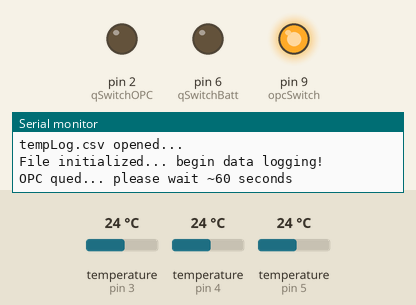
The sketch below on a simulated Arduino Uno, built with avr-gcc and run on an emulated ATmega328P. Parts: output pins drawn as LEDs (lit = HIGH), the last lines printed to the serial monitor. Inputs (shaded band) come from the test bench; at power-on: temperature (sensors on pin 3, pin 4, pin 5) 24 °C. Storage starts empty.

Above: at 0.2 s.
At 2.5 s:
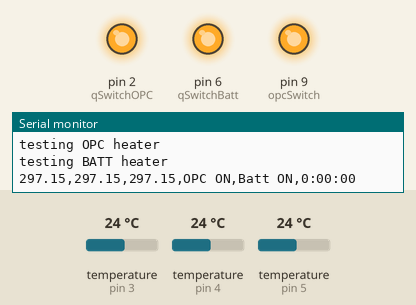
Timing chart, 0 to 67.1 s (numbered marks = the images above):
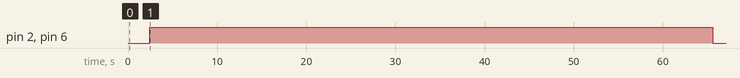

Measured:
- by itself, pin 2 (qSwitchOPC), pin 6 (qSwitchBatt): LOW → HIGH at 2.4 s, → LOW 63.1 s later

The sketch:

OPC_v2.ino
```cpp
/*
Joseph Habeck, May 2018

Last edited:
  Jack Stutler 6/5/2018
    - Added two more Dallas digital temperature sensors and 1 more heater pad

Version 1: STAND-ALONE MODE

Summary: code to run the OPC-N2 in STAND-ALONE MODE. This code builds off of HeaterV2.ino
         but adds another relay switch to turn on the OPC. Includes digital temperature sensors
         to monitor OPC, battery and atmospheric temperatures. Monitors OPC and battery
         temperatures and turns on heating pads for the OPC and battery if needed independently.

The circuit includes:
-- Arduino Uno
-- Sparkfun micro SD shield (chip select pin = 8)
-- TE OUAZ-SH-105D relay switch (digital pin 2)
-- TE OUAZ-SH-105D relay switch (digital pin 6)
-- Dallas digital temperature sensor (digital pin 3)
-- Dallas digital temperature sensor (digital pin 4)
-- Dallas digital temperature sensor (digital pin 5)
-- (2) 9v battery power supply
-- GoPro battery pack
-- Alphasense OPC-N2
 */


#include <SPI.h>
#include <SD.h>

// Used for Dallas temp sensor:
#include <OneWire.h>
#include <DallasTemperature.h>
#define ONE_WIRE_BUS 3
#define TWO_WIRE_BUS 4
#define THREE_WIRE_BUS 5

OneWire oneWireOne(ONE_WIRE_BUS);
OneWire oneWireTwo(TWO_WIRE_BUS);
OneWire oneWireThree(THREE_WIRE_BUS);

DallasTemperature sensors1(&oneWireOne);        // Temp sensor for OPC
DallasTemperature sensors2(&oneWireTwo);        // Temp sensor for Battery
DallasTemperature sensors3(&oneWireThree);      // Temp sensor for Atmosphere
//
int x = 1;

// Set pins
int tPin1 = 3;                    // set digital pin 3 (digital temp sensor) OPC
int tPin2 = 4;                    // set digital pin 4 (digital temp sensor) BATT
int tPin3 = 5;                    // set digital pin 5 (digital temp sensor) Atmos.
int qSwitchOPC = 2;               // set digital pin 2 (OPC heater relay 1)
int qSwitchBatt = 6;              // set digital pin 6 (Battery relay 2)
int opcSwitch = 9;                // set digiral pin 9 (OPC relay)

// Define variables
float t1;                         // OPC temp (digital)
float t2;                         // Battery temp (digital)
float t3;                         // outside temp (digital)
float samp_freq=1400;             // sampling frequency (ms)
float t_low = 283;                // critical low temp (heater turns ON if t1,t2 < t_low)
float t_high = 289;               // critical high temp (heater turns OFF if t1,t2 > t_high)
int hold1;                        // used for OPC heater switch
int hold2;                        // used for Battery heater switch

// More variables
String data;                      // used for data logging
String heaterStatusOPC;           // used for data logging; will be "OPC ON" or "OPC OFF"
String heaterStatusBatt;          // used for data logging; will be "Batt ON" or "Batt OFF"
String filename = "tempLog.csv";  // file name that data wil be written to
const int CS = 8;                 // CS pin on SD card
File tempLog;                     // file that data is written to
unsigned long FT;                 // flight-time

// Setup
void setup() {
  Serial.begin(9600);             // open serial port

  // Initialize sensor objects
  sensors1.begin();
  sensors2.begin();
  sensors3.begin();

  // Initalize digital pins:
  pinMode(tPin1, INPUT);  // OPC
  pinMode(tPin2, INPUT);  // Battery
  pinMode(tPin3, INPUT);  // Outside world
  pinMode(qSwitchOPC, OUTPUT);
  pinMode(qSwitchBatt, OUTPUT);
  pinMode(opcSwitch, OUTPUT);

  // Open serial port(s):
  while (!Serial){
    ; // wait for serial port to connect
  }

  Serial.print("Initializing SD card...");

  // Check if card is present/initalized:
  if (!SD.begin(CS)){
  Serial.println("card initialization FAILED - something is wrong..."); // card not present or initialization failed
  while (1); // dont do anything more
  }

  Serial.println("card initialization PASSED... bon voyage!"); // initialization successful

  // Initialize file:
  tempLog = SD.open(filename, FILE_WRITE); // open file

  if (tempLog) {
    Serial.println( filename + " opened...");
    tempLog.println("Temperature 1 (OPC) (K), Temperature 2 (Battery) (K), Temperature 3 (atmos.) (K), OPC Heater Status, Batt. Heater Status, Flight Time (hour:min:sec)"); // file heading
    tempLog.close();
    Serial.println("File initialized... begin data logging!");
  }
  else {
    Serial.println("error opening file");
    return;
  }
  digitalWrite(opcSwitch, HIGH);  // power on OPC
  Serial.println("OPC qued... please wait ~60 seconds"); // (OPC takes approx. 60 sec to turn on in Standalone mode)
}


void loop() {
  FT = millis() / 1000; // set flight-time variable to Arduino internal clock

  // Request temperatures for all sensors
  sensors1.requestTemperatures();
  sensors2.requestTemperatures();
  sensors3.requestTemperatures();

  ////////// Temperature monitoring //////////

  t1 = sensors1.getTempCByIndex(0);        // OPC digital temp in celcius
  t1 = t1 + 273.15;
  t2 = sensors2.getTempCByIndex(0);        // Battery digital temp in celcius
  t2 = t2 + 273.15;
  t3 = sensors3.getTempCByIndex(0);        // Outside world digital temp in celcius
  t3 = t3 + 273.15;

  ////////// Heater operation //////////

// "test-fire" heater after Arduino clock has started; NOTE heater does not depend on temperature values during this time!
  if (FT<(60)){
   digitalWrite(qSwitchOPC, HIGH);
   heaterStatusOPC = "OPC ON";
   Serial.println("testing OPC heater");

   digitalWrite(qSwitchBatt, HIGH);
   heaterStatusBatt = "Batt ON";
   Serial.println("testing BATT heater");
  }

// compare digital temp. to critical temp.:
  else{
    // Check OPC temp
    if (t1 < t_low){
      hold1 = 1; // if OPC temperature is below low critical temperature
    }
    if (t1 > t_high){
      hold1 = 0; // if OPC temperature is above high critical temperature
    }
    // Check Battery temp
    if (t2 < t_low){
      hold2 = 1; // if Batt temperature is below low critical temperature
    }
    if (t2 > t_high){
      hold2 = 0; // if Batt temperature is above high critical temperature
    }

// turn heater on/off:
    // OPC heater
    if (hold1==1){
      digitalWrite(qSwitchOPC, HIGH);
      heaterStatusOPC = "OPC ON";
    }
    else{
      digitalWrite(qSwitchOPC, LOW);
      heaterStatusOPC = "OPC OFF";
    }
    // Battery heater
    if (hold2==1){
      digitalWrite(qSwitchBatt, HIGH);
      heaterStatusBatt = "BATT ON";
    }
    else{
      digitalWrite(qSwitchBatt, LOW);
      heaterStatusBatt = "BATT OFF";
    }
  }

////////// Datalogging //////////

data = "";
data += t1;
data += ",";
data += t2;
data += ",";
data += t3;
data += ",";
data += heaterStatusOPC;     // log OPC heater status (either "OPC ON" or "OPC OFF")
data += ",";
data += heaterStatusBatt;    // log battery heater status (either "Batt ON" or "Batt OFF")
data += ",";
data += flightTime(FT);      // log flight time; flightTime is a user-defined function

////////// Data Writing //////////

 tempLog = SD.open("tempLog.csv", FILE_WRITE); // open file

 if (tempLog) {
    //Serial.println("tempLog.csv opened..."); // file open successfully
    tempLog.println(data);
    tempLog.close();
    Serial.println(data);
  }
  else {
    Serial.println("error opening file"); // file open failed
    return;
  }

  delay(samp_freq); // delay 1 second i.e. do all that every 1 second
  x=x+1;
} // End main loop

///////// User-defined functions //////////

// Reads in temp. from analog sensor and converts it to Kelvin; written by: Joey Habeck
float getAnalogTemp(int pin) {
  float t = analogRead(pin) * .004882814; // analog temperature
  float t_F = (((t - .5) * 100) * 1.8) + 32; // convert temperature to Farenheit
  float t_K = (t_F + 459.67) * 5 / 9; // convert Farenheit to Kelvin
  return (t_K);
}

// Reads in time from Arduino clock (seconds) and converts it to hr:min:sec; written by: Simon Peterson
String flightTime(unsigned long t) {
  String fTime = "";
  fTime += (String(t / 3600) + ":");
  t %= 3600;
  fTime += String(t / 600);
  t %= 600;
  fTime += (String(t / 60) + ":");
  t %= 60;
  fTime += (String(t / 10) + String(t % 10));
  return fTime;
}
```
